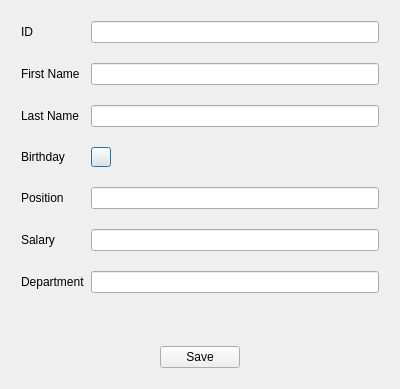
<?xml version="1.0" encoding="UTF-8"?>
<ui version="4.0">
 <class>Dialog</class>
 <widget class="QDialog" name="Dialog">
  <property name="geometry">
   <rect>
    <x>0</x>
    <y>0</y>
    <width>400</width>
    <height>389</height>
   </rect>
  </property>
  <property name="windowTitle">
   <string>Create a new Employee</string>
  </property>
  <layout class="QVBoxLayout" name="verticalLayout">
   <item>
    <layout class="QFormLayout" name="formLayout">
     <property name="verticalSpacing">
      <number>20</number>
     </property>
     <property name="leftMargin">
      <number>10</number>
     </property>
     <property name="topMargin">
      <number>10</number>
     </property>
     <property name="rightMargin">
      <number>10</number>
     </property>
     <property name="bottomMargin">
      <number>10</number>
     </property>
     <item row="0" column="0">
      <widget class="QLabel" name="lbl_ID">
       <property name="text">
        <string>ID</string>
       </property>
      </widget>
     </item>
     <item row="0" column="1">
      <widget class="QLineEdit" name="tf_ID"/>
     </item>
     <item row="1" column="0">
      <widget class="QLabel" name="lbl_FirstName">
       <property name="text">
        <string>First Name</string>
       </property>
      </widget>
     </item>
     <item row="1" column="1">
      <widget class="QLineEdit" name="tf_FirstName"/>
     </item>
     <item row="2" column="0">
      <widget class="QLabel" name="lbl_LastName">
       <property name="text">
        <string>Last Name</string>
       </property>
      </widget>
     </item>
     <item row="2" column="1">
      <widget class="QLineEdit" name="tf_LastName">
       <property name="text">
        <string/>
       </property>
      </widget>
     </item>
     <item row="3" column="0">
      <widget class="QLabel" name="lbl_Birthday">
       <property name="text">
        <string>Birthday</string>
       </property>
      </widget>
     </item>
     <item row="3" column="1">
      <widget class="QPushButton" name="pushButton">
       <property name="maximumSize">
        <size>
         <width>20</width>
         <height>20</height>
        </size>
       </property>
       <property name="text">
        <string/>
       </property>
      </widget>
     </item>
     <item row="4" column="0">
      <widget class="QLabel" name="lbl_Position">
       <property name="text">
        <string>Position</string>
       </property>
      </widget>
     </item>
     <item row="4" column="1">
      <widget class="QLineEdit" name="tf_Position">
       <property name="text">
        <string/>
       </property>
      </widget>
     </item>
     <item row="5" column="0">
      <widget class="QLabel" name="lbl_Salary">
       <property name="text">
        <string>Salary</string>
       </property>
      </widget>
     </item>
     <item row="5" column="1">
      <widget class="QLineEdit" name="tf_Salary">
       <property name="text">
        <string/>
       </property>
      </widget>
     </item>
     <item row="6" column="0">
      <widget class="QLabel" name="lbl_Department">
       <property name="text">
        <string>Department</string>
       </property>
      </widget>
     </item>
     <item row="6" column="1">
      <widget class="QLineEdit" name="lineEdit_7">
       <property name="text">
        <string/>
       </property>
      </widget>
     </item>
    </layout>
   </item>
   <item>
    <layout class="QHBoxLayout" name="horizontalLayout">
     <property name="leftMargin">
      <number>10</number>
     </property>
     <property name="topMargin">
      <number>10</number>
     </property>
     <property name="rightMargin">
      <number>10</number>
     </property>
     <property name="bottomMargin">
      <number>10</number>
     </property>
     <item>
      <spacer name="horizontalSpacer">
       <property name="orientation">
        <enum>Qt::Horizontal</enum>
       </property>
       <property name="sizeHint" stdset="0">
        <size>
         <width>40</width>
         <height>20</height>
        </size>
       </property>
      </spacer>
     </item>
     <item>
      <widget class="QPushButton" name="pushButton_2">
       <property name="text">
        <string>Save</string>
       </property>
      </widget>
     </item>
     <item>
      <spacer name="horizontalSpacer_2">
       <property name="orientation">
        <enum>Qt::Horizontal</enum>
       </property>
       <property name="sizeHint" stdset="0">
        <size>
         <width>40</width>
         <height>20</height>
        </size>
       </property>
      </spacer>
     </item>
    </layout>
   </item>
  </layout>
 </widget>
 <resources/>
 <connections/>
</ui>
